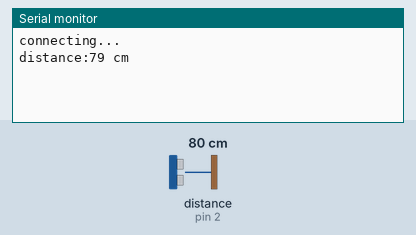
Simulated run of this sketch. Board: Arduino Uno, built with avr-gcc and run on an emulated ATmega328P. Parts: the last lines printed to the serial monitor. Wiring (inferred from the names in the program): ultrasonic range finder: trigger pin 3; echo pin 2. The test bench sets the inputs (shaded band); at power-on: distance to the obstacle (sensor on pin 2) 80 cm. The echo pulse lasts 58.3 µs per cm; WiFi joins after 1.5 s; servers stay silent unless stated.

Above: at 2.2 s.
2.3 s: distance to the obstacle (sensor on pin 2) set to 2 cm
At 5.2 s:
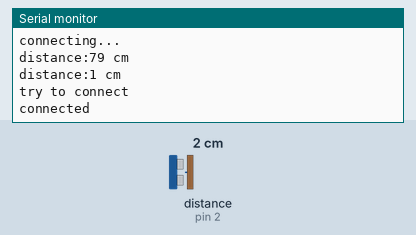
6.1 s: distance to the obstacle (sensor on pin 2) set to 4 cm
At 7.37 s:
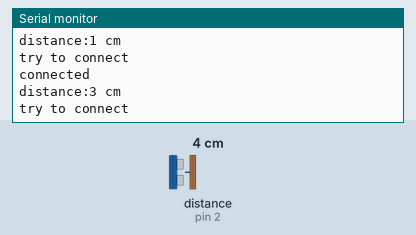
Timing chart, 0 to 9.1 s (numbered marks = the images above; inputs shaded):
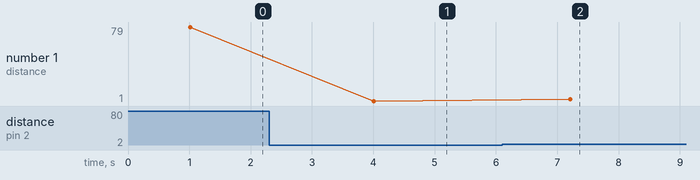

Measured:
- after the input at 2.3 s, the serial monitor: prints a new line after 1.7 s (image 1)
- after the input at 6.1 s, the serial monitor: prints a new line after 1.1 s (image 2)
- plotted number 1: 79 → 1 after the input at 2.3 s, 1 → 3 after the input at 6.1 s

The sketch:

device.ino
```cpp
#include <SPI.h>
#include <Ethernet2.h>
#include "SRF05.h"

#define ECHO_PIN 2
#define TRIG_PIN 3

// Arduino Ethernet Shield2 の Mac アドレス
byte mac[] = {
        0xA8, 0x61, 0x0A, 0xAE, 0x69, 0x72
};

IPAddress ip(192, 168, 1, 177);

SRF05 srf05(TRIG_PIN, ECHO_PIN);
EthernetClient client;
char server[] = "192.168.1.2";

unsigned int port = 8000;
unsigned int targetMinDistance = 30;

auto notifyToServer() -> boolean {
    Serial.println("try to connect");

    if (client.connect(server, port)) {
        Serial.println("connected");
        client.println("POST /notify HTTP/1.1");
        client.println("Host: 192.168.1.2:8080");
        client.println("User-Agent: Arduino Post Client");
        client.println("Connection: close");
        client.println();
        client.stop();
        return true;
    }
    else {
        Serial.println("connection failed");
        client.stop();
        return false;
    }
}

void setup() {
    Serial.begin(9600);
    Ethernet.begin(mac, ip);

    delay(1000);
    Serial.println("connecting...");
}

void loop() {
    int distance = srf05.distance();
    Serial.print("distance:");
    Serial.print(distance);
    Serial.println(" cm");

    boolean isHumanDetected = distance <= targetMinDistance;

    if (isHumanDetected) {
        notifyToServer();
        delay(3000);
        return;
    }

    delay(3000);
    return;
}
```

SRF05.cpp
```cpp
#include "SRF05.h"

#define SPEED_OF_SOUND_METER_PER_SECOND 340 // 音速(340[m/s])

SRF05::SRF05(int trigPin, int echoPin) {
    _trig = trigPin;
    _echo = echoPin;

    pinMode(_trig, OUTPUT);
    pinMode(_echo, INPUT);
}

// destructor
SRF05::~SRF05(void) {
    // do nothing
}

auto SRF05::distance(void) -> float {
    this->emitUltrasonicWaves();

    auto pulseDurationAsMicrosec = this->waitForUltrasonicWavesReflection();

    if (pulseDurationAsMicrosec <= 0) {
        return -1;
    }

    auto oneWayDurationAsMicrosec = pulseDurationAsMicrosec / 2;
    //                                               音速 = 340[m/s] = 34000[cm/s] = 0.034[cm/μs]
    auto durationAsCm = oneWayDurationAsMicrosec * SPEED_OF_SOUND_METER_PER_SECOND * 100 / 1000000;
    return durationAsCm;
}

 auto SRF05::emitUltrasonicWaves(void) -> void {
    digitalWrite(_trig, LOW);
    delayMicroseconds(1);
    digitalWrite(_trig, HIGH);
    delayMicroseconds(11);
    digitalWrite(_trig, LOW);
}

auto SRF05::waitForUltrasonicWavesReflection(void) -> unsigned long {
    return pulseIn(_echo, HIGH); // パルス幅(_echo ピンが HIGH だった時間)をμ秒単位で返す
}
```

SRF05.h
```cpp
#ifndef SRF05_H
#define SRF05_H

#include <Arduino.h>

class SRF05 {
public:
    SRF05(int trigPin, int echoPing);
    ~SRF05();

    auto distance(void) -> float;
private:
    uint8_t _trig;
    uint8_t _echo;

    auto emitUltrasonicWaves(void) -> void;
    auto waitForUltrasonicWavesReflection(void) -> unsigned long;
};

#endif // SRF05_H
```
